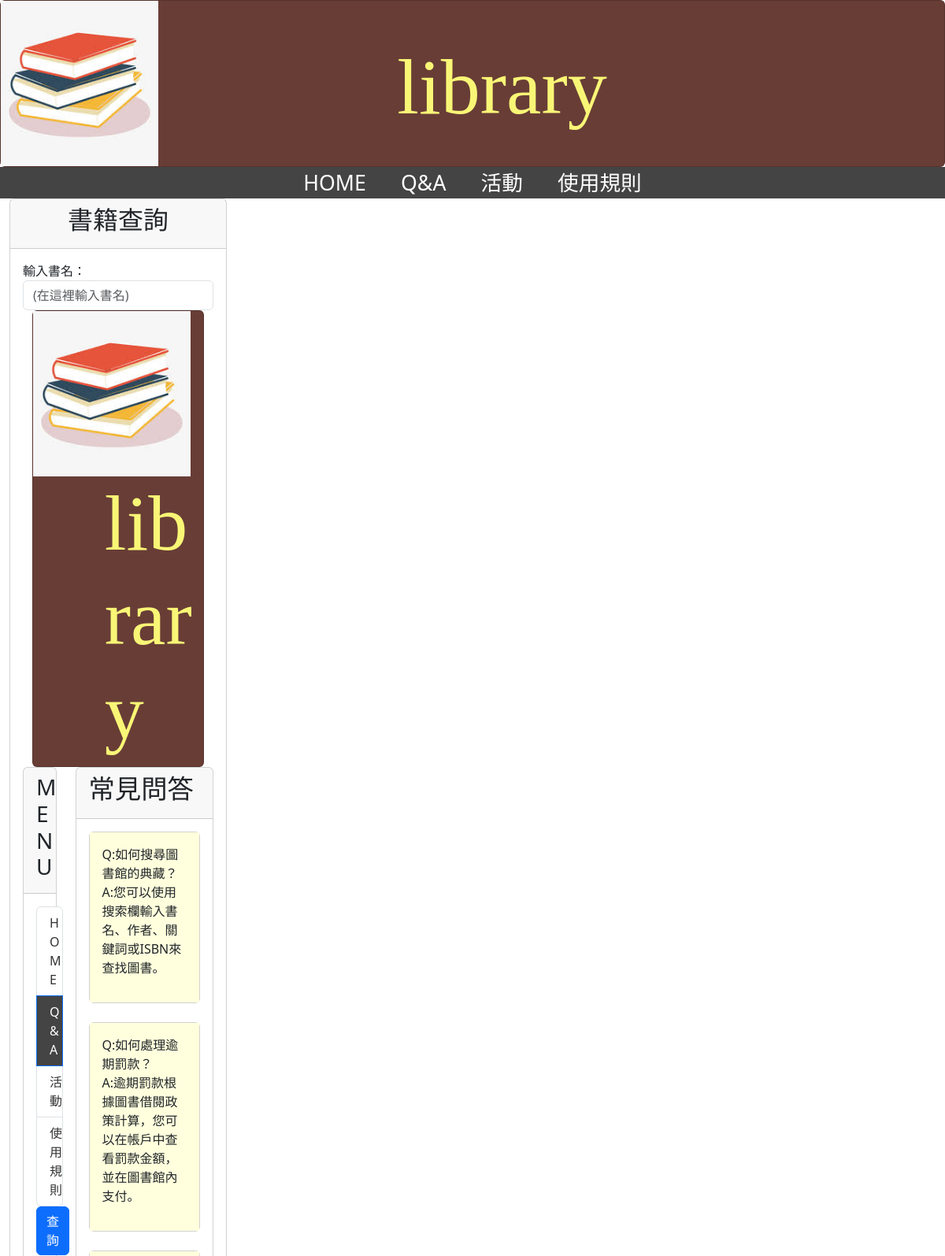
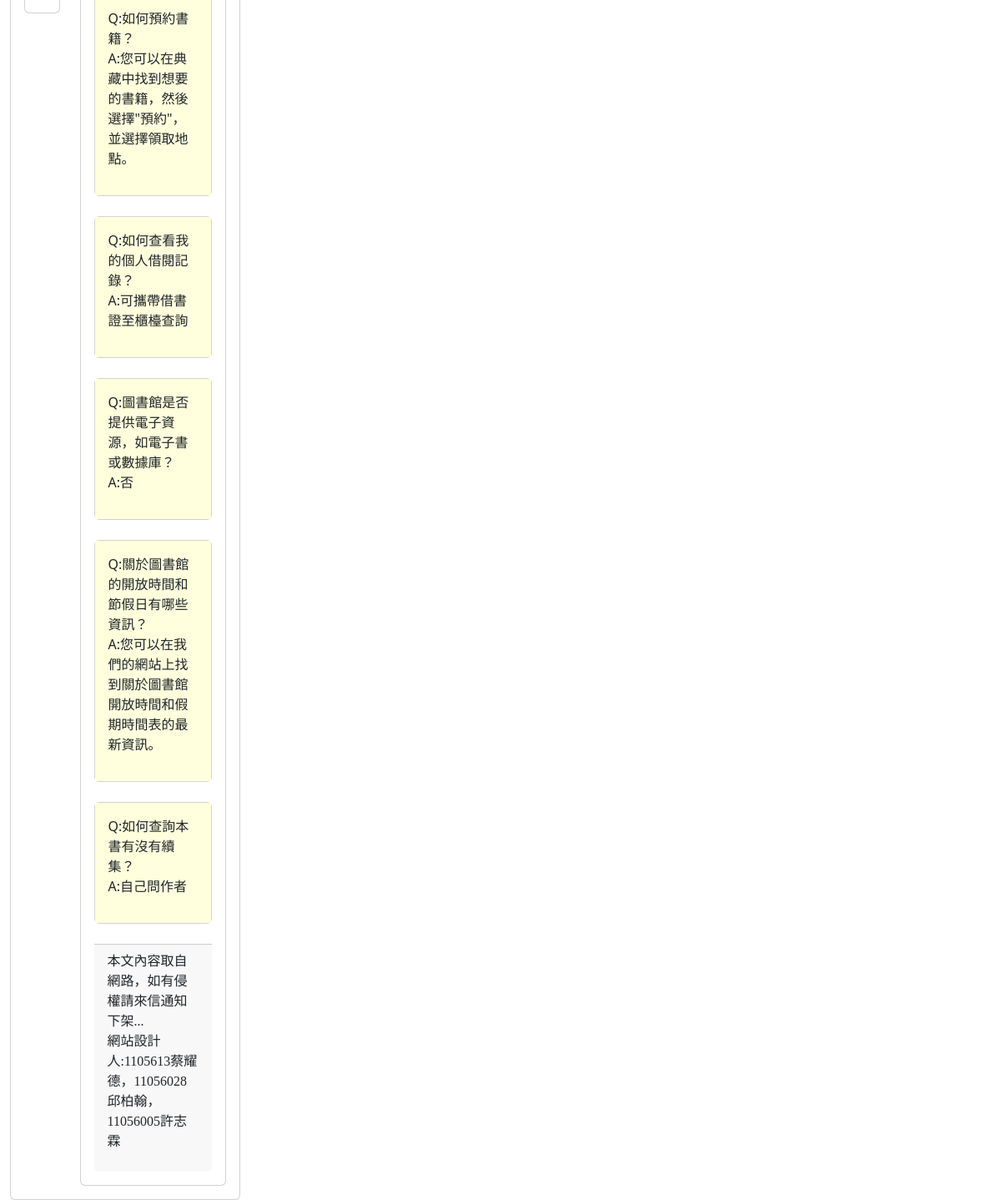
Screenshot of /?menu=qa with the database file from the repository (2 pictures, top to bottom).
### mysite/models.py (models this page shows, shortened)
class Function1(models.Model):
    question=models.CharField(max_length=200)
    answer=models.CharField(max_length=200)
    slug2 = models.CharField(max_length=200, default='your_default_value_here')

### mysite/views.py (the view)
# urls.py: path('',views.homepage,name='homepage'), #連到view的homepage
def homepage(request):
    selected_menu = request.GET.get('menu','home') #預設
    posts=Post.objects.all()
    if selected_menu == "home":
        abc=Post.objects.all()
    elif selected_menu == "qa":
        abc=Function1.objects.all()
    elif selected_menu == "activity":
        abc=Function2.objects.all()
    elif selected_menu == "rule":
        abc=Function.objects.all()
    now=datetime.now()
    return render(request,'index.html',{'selected_menu': selected_menu, 'abc': abc})

### template/index.html (shortened to what this page needs)
{% extends "base.html" %}
{% block headmessage %}
{% if selected_menu == "home" %}
    <a style="font-family: FZYaoTi;color: red;font-size: 40pt;">熱門書籍</a>
    {% elif selected_menu == "qa" %}
        <h3 style='font-family:標楷體;font-size: 25pt;'>常見問答</a>
    {% elif selected_menu == "activity" %}
        <h3 style='font-family:標楷體;font-size: 25pt;'>活動相關事項</a>
    {% elif selected_menu == "rule" %}
        <h3 style='font-family:標楷體;font-size: 25pt;'>圖書館須注意哪些事項?</a>
    {% endif %}
{% endblock headmessage %}
{% block content %}
{% if selected_menu == "home" %}
    {% for post in abc %}
        <div class='card'>
            <div style="background-color:orange;" class='card-header'>
                <p>
                    <a style='font-family:微軟正黑體;font-size:23pt;font-weight:bold;float: left;' href='/post/{{post.slug}}/'>{{ post.title }}</a>
                    <a style="font-size: 18pt; float: right;">作者:{{post.author}}</a>
                </p>
            </div>
            <div class='card-body' style='background-color:#ffffdd'>
                <p>
                <a style="font-size: 16pt;">{{ post.body | truncatechars:40 }}</a>
                </p>
            </div>
            <div class='card-footer'  style='background-color:#683D36;'>
                <p>
                <a style="color: yellow;font-size: 18pt;">出版日期：{{ post.publishing }}</a>
                </p>
            </div>
        </div>
        <br>
    {% endfor %}
    {% elif selected_menu == "qa" %}
        {% for function1 in abc %}
        <div class='card'>
            <div class='card-body' style='background-color:#ffffdd'>
                <p>
                Q:{{ function1.question }}
                <br>
                A:{{function1.answer}}
                </p>
            </div>
        </div>
        <br>
        {% endfor %}
    {% endif %}
    {% endblock %}

### template/base.html (shortened to what this page needs)
<!DOCTYPE html>
<html>
<head>
    <link href="https://cdn.jsdelivr.net/npm/bootstrap@5.3.2/dist/css/bootstrap.min.css" rel="stylesheet">
</head>
<body>
    {% include "header.html" %}
    <nav>
        <a href="/" style="font-size: 20pt;">HOME</a>
        <a href="/?menu=qa" style="font-size: 20pt;">Q&A</a>
        <a href="/?menu=activity" style="font-size: 20pt;">活動</a>
        <a href="/?menu=rule" style="font-size: 20pt;">使用規則</a>
    </nav>
    <div class="container-fluid">
        <div class="row">
            <div class="col-sm-3 col-md-3">
                <div class="card">
                    <div class="card-header">
                        <h2 style="text-align: center;font-family: 標楷體;">書籍查詢</h2>
                    </div>
                    <div class="card-body">
                        <form action="/search_books/" method="get">
                            <div class="form-group">
                                <label for="keyword">輸入書名：</label>
                                <input type="text" class="form-control" id="keyword" name="keyword" placeholder="(在這裡輸入書名)">
    <head>
        <link href="https://cdn.jsdelivr.net/npm/bootstrap@5.3.2/dist/css/bootstrap.min.css" rel="stylesheet">
    </head>
    <body>
        <div class="container-fluid">
            {% include 'header.html' %}
            <div class="row">
                <div class="col-sm-3 col-md-3">
                    <div class="card">
                        <div class="card-header">
                            <h3>MENU</h3>
                        </div>
                        <div class="card-body">
                            <div class="list-group">
                                <a href="/" class="list-group-item {% if selected_menu == 'home' %}active{% endif %}">HOME</a>
                                <a href="/?menu=qa" class="list-group-item {% if selected_menu == 'qa' %}active{% endif %}">Q&A</a>
                                <a href="/?menu=activity" class="list-group-item {% if selected_menu == 'activity' %}active{% endif %}">活動</a>
                                <a href="/?menu=rule" class="list-group-item {% if selected_menu == 'rule' %}active{% endif %}">使用規則</a>
                            </div>
                            <button type="submit" class="btn btn-primary" style="text-align: center;">查詢</button>
                        </form>
                    </div>
                </div>
            </div>
            <div class="col-sm-9 col-md-9">
                <div class="card">
                    <div class="card-header">
                        {% block headmessage %}
                            {% endblock %}
                    </div>
                    <div class="card-body">
                        {% block content %}{% endblock %}
                    <div class="card-footer">{% include 'footer.html'%}</div>
                    </div>
                </div>
            </div>
        </div>
    </div>
</body>
</html>

### template/header.html (shortened to what this page needs)
{% load static %}
<div class='card' style="color:#F9F676; background-color:#683D36;">
    <div>
        <img src="{% static "images/images.jpg" %}" align="left" width="200">
        <h1 style="font-size: 100px;margin-left: 42%;margin-top: 50px;font-family: Algerian;">library</div>
    </div>
</div>

### template/footer.html
{% block footer %}
    {% if now %}
    <p style='font-family:微軟正黑體;'>現在時刻：{{ now }}</p>
    {% else %}
    <p style='font-family:微軟正黑體;'>本文內容取自網路，如有侵權請來信通知下架...
    <br>
    網站設計人:1105613蔡耀德，11056028邱柏翰，11056005許志霖
    </p>
    {% endif %}
{% endblock %}

### template/base.html (style rules this page uses)
body { font-family: Arial, sans-serif; background-color: #f5f5f5; margin: 0; padding: 0; }
nav { background-color: #444; text-align: center; }
nav a { text-decoration: none; color: #fff; padding: 10px 20px; }
.list-group a { text-decoration: none; color: #333; }
.list-group a.active { background-color: #444; color: #fff; }

### rows the page displays
Function1: question "如何搜尋圖書館的典藏？", answer "您可以使用搜索欄輸入書名、作者、關鍵詞或ISBN來查找圖書。"
Function1: question "如何處理逾期罰款？", answer "逾期罰款根據圖書借閱政策計算，您可以在帳戶中查看罰款金額，並在圖書館內支付。"
Function1: question "如何預約書籍？", answer "您可以在典藏中找到想要的書籍，然後選擇\"預約\"，並選擇領取地點。"
Function1: question "如何查看我的個人借閱記錄？", answer "可攜帶借書證至櫃檯查詢"
Function1: question "圖書館是否提供電子資源，如電子書或數據庫？", answer "否"
Function1: question "關於圖書館的開放時間和節假日有哪些資訊？", answer "您可以在我們的網站上找到關於圖書館開放時間和假期時間表的最新資訊。"
Function1: question "如何查詢本書有沒有續集？", answer "自己問作者"
